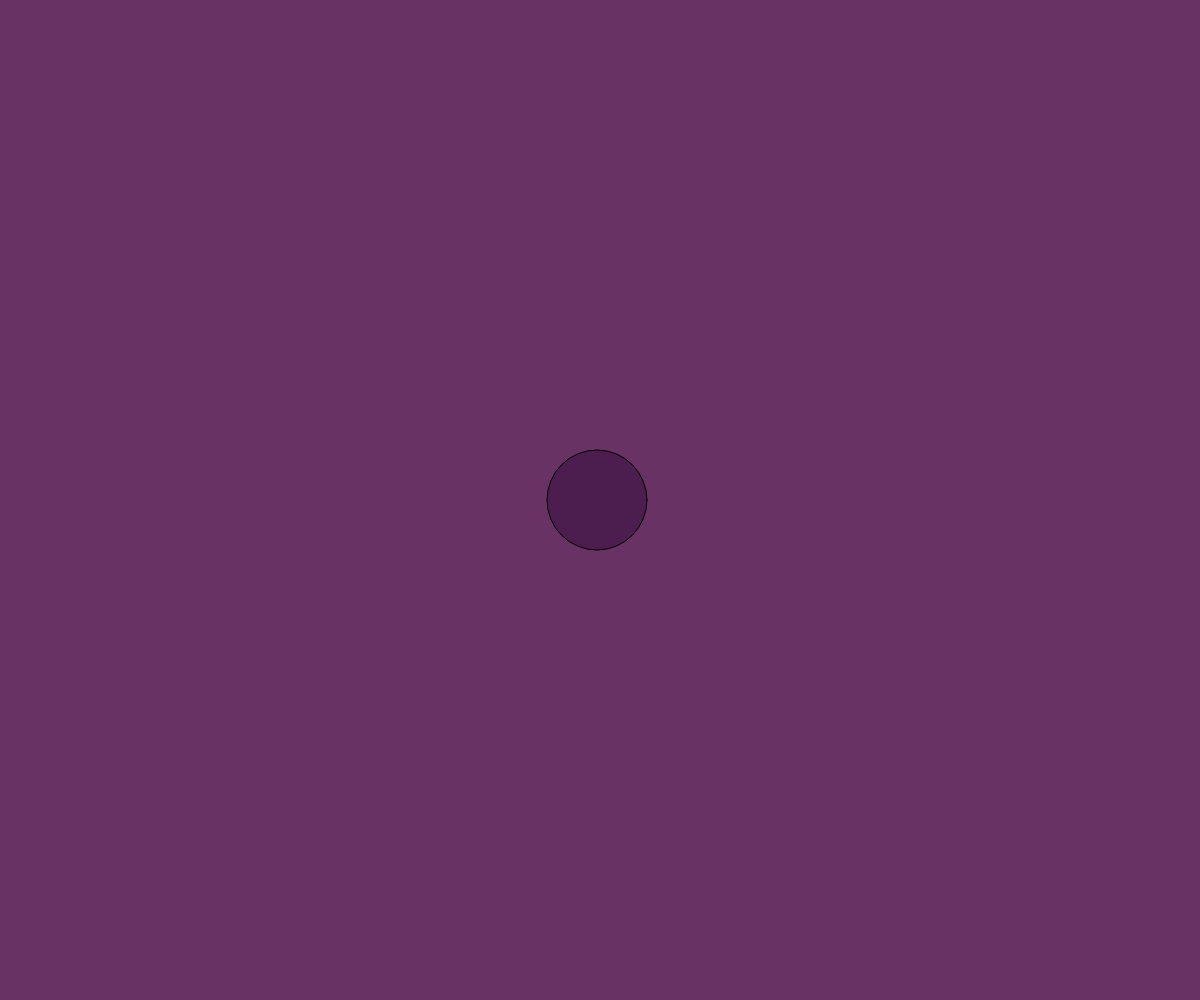
Frame 1 (no input)
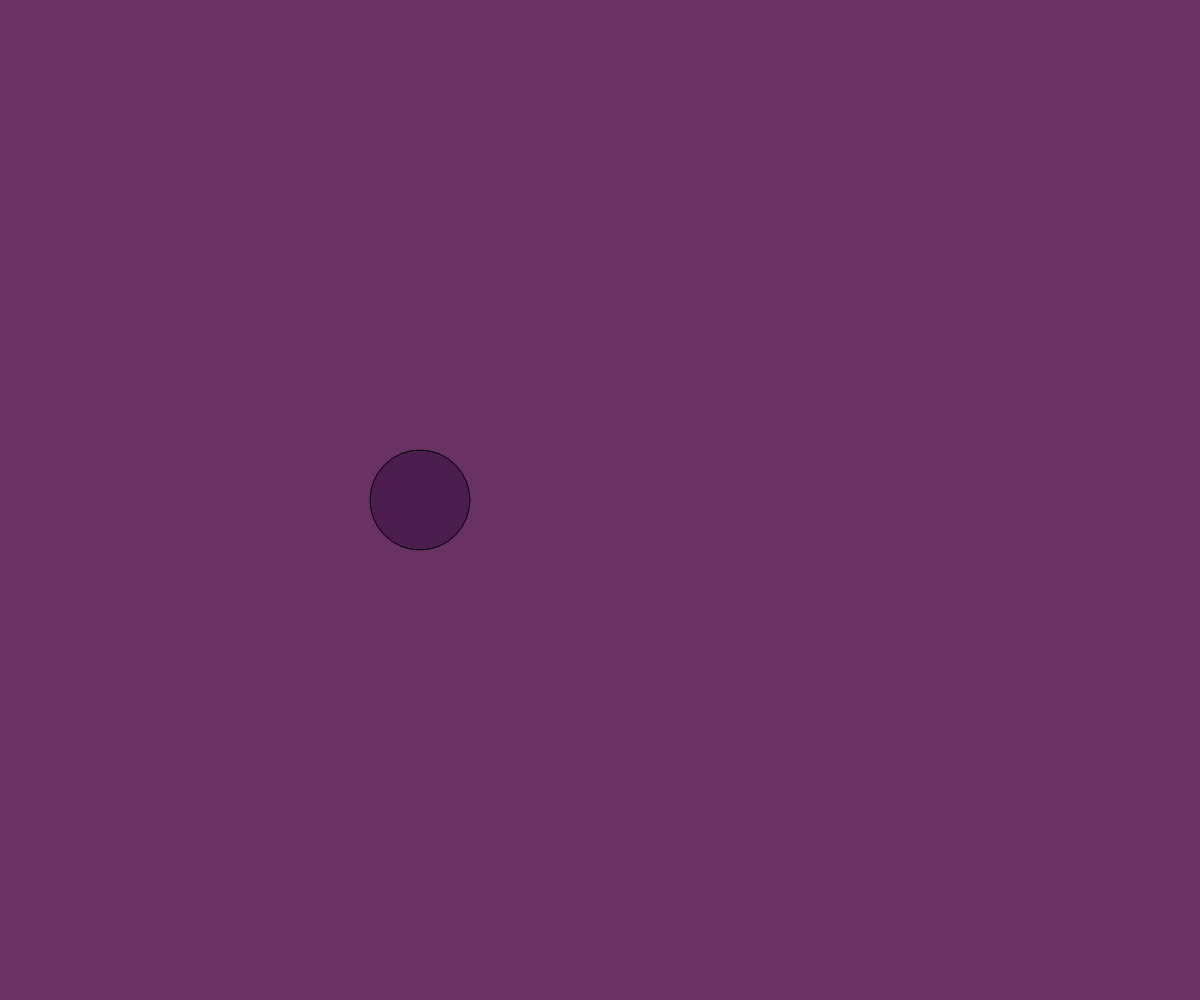
Frame 60 (no input)
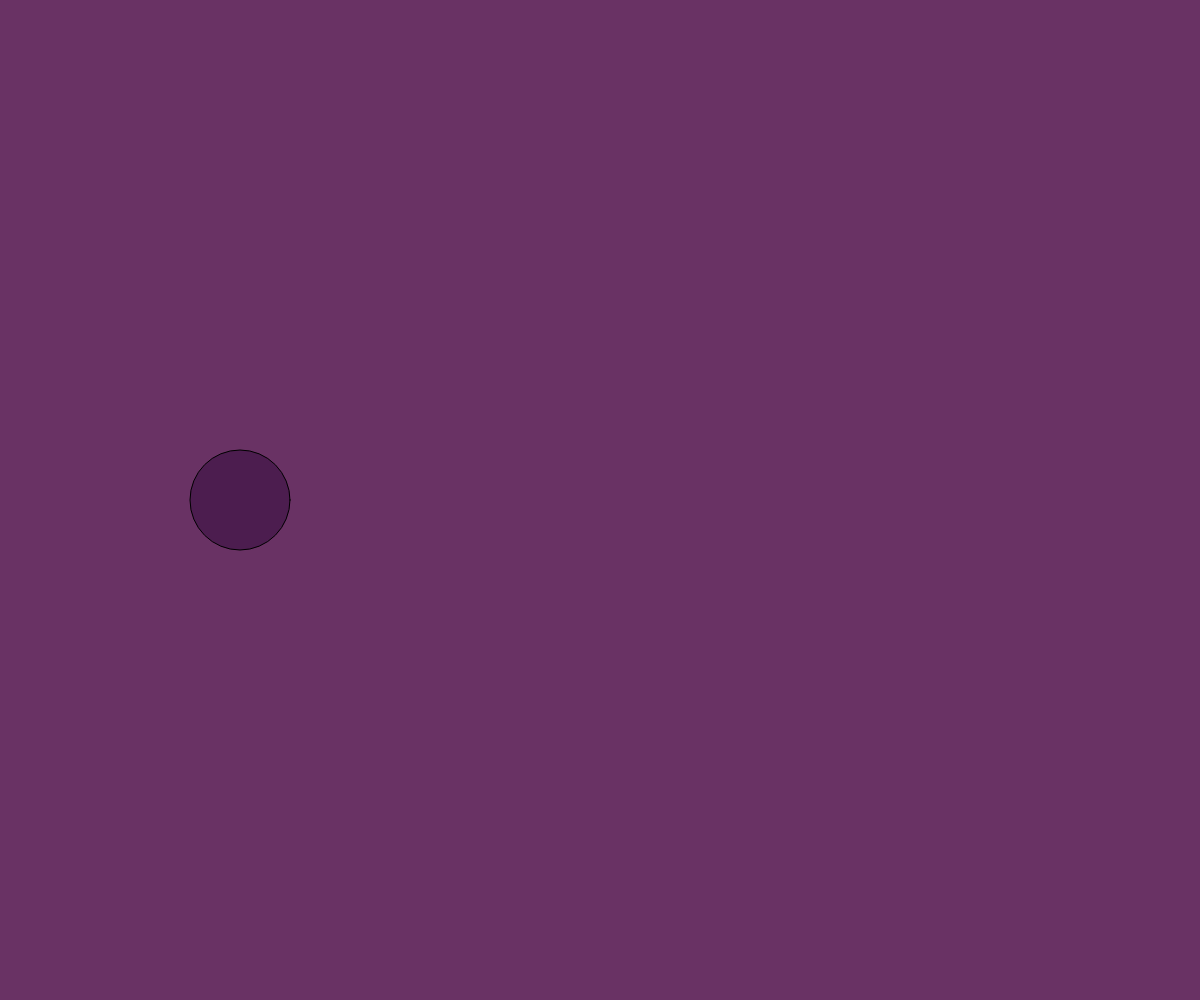
Frame 120 (the mouse pressed at the canvas centre since frame 60)

The p5.js sketch that drew these frames (run headless with seeded random() and noise() and a simulated clock; from frame 60 on, the mouse is pressed at the canvas centre):

// p5.js sketch
// ── sketch.js
let posX;
let posY;
let diametro;
let radio;
let fondo;
let circulo;

function setup() {
  createCanvas(windowWidth, windowHeight);
  posX = windowWidth / 2;
  posY = windowHeight / 2;

  // frameRate(10);
  // print(posX);
  // posX = 234;
  // print(posX);
  // posX = posX + 25;
  // print(posX);
  // posX = posX * 2;
  // print(posX);
  // posX = posX / 5;
  // print(posX);
  // posX *= 8;
  // print(posX);
  // posX += 1;
  // print(posX);
  // posX ++ ;

  diametro = 100;
  radio = diametro / 2;
  fondo = color(105, 50, 100);
  circulo = color(random (10, 102), random (10, 102), random (10, 102));
  
}

function draw() {
  background(fondo);

  posX -= 3; 
  if(posX < - radio){
    diametro = random(10, 100);
    radio = diametro / 2; 
    fondo = color(255, random(100, 255), 50);
    circulo = color(255, random(100, 255), 255);
    posX = windowWidth + radio;


   }

  fill(circulo);
 circle(posX, posY, diametro,);
 

 print(posX);
 posY;
}
